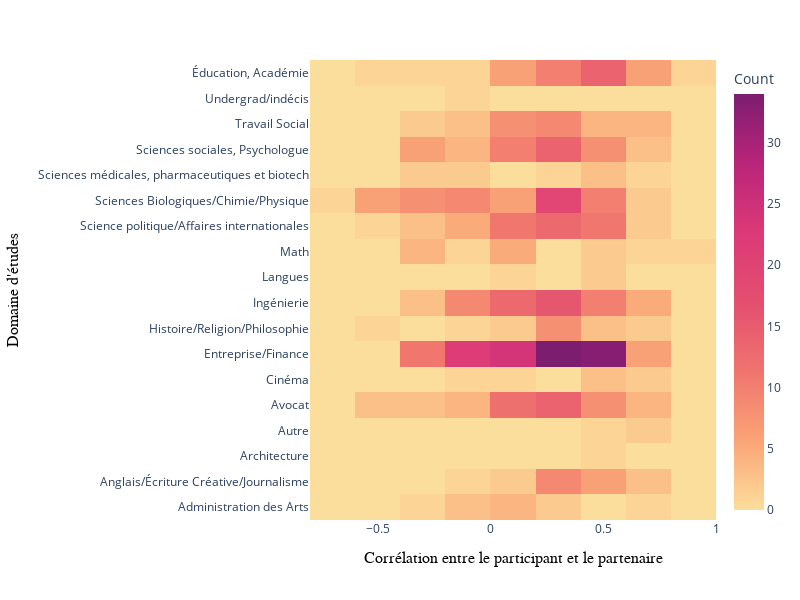

The notebook cell this image was saved under:
### Code cell
fig = px.density_heatmap(df_job, x="int_corr", y="field_cd", z="count", color_continuous_scale=px.colors.sequential.Sunsetdark,
                            labels={"field_cd": "Domaine d'études","int_corr": "Corrélation entre le participant et le partenaire"}, width=800, height=600)                            
fig.update_xaxes(title_font=dict(family = "Arial", size = 16, color = "black"))
fig.update_yaxes(title_font=dict(family = "Arial", size = 16, color = "black"))
fig.layout.coloraxis.colorbar.title = 'Count'
fig.show()

### Figure 1 — Plotly figure (JSON) as saved in the notebook; plotly's stock layout.template omitted (floating-point values rounded to 4 significant figures; data arrays with more than 128 entries replaced by an {"elided": "..."} marker saying what was removed)
{"data": [{"coloraxis": "coloraxis", "histfunc": "sum", "hovertemplate": "Corrélation entre le participant et le partenaire=%{x}<br>Domaine d'études=%{y}<br>sum of count=%{z}<extra></extra>", "name": "", "type": "histogram2d", "x": {"elided": "414 float values"}, "xaxis": "x", "xbingroup": "x", "y": {"elided": "414 str values"}, "yaxis": "y", "ybingroup": "y", "z": {"elided": "414 int values"}}], "layout": {"coloraxis": {"colorbar": {"title": {"text": "Count"}}, "colorscale": [[0, "rgb(252, 222, 156)"], [0.1667, "rgb(250, 164, 118)"], [0.3333, "rgb(240, 116, 110)"], [0.5, "rgb(227, 79, 111)"], [0.6667, "rgb(220, 57, 119)"], [0.8333, "rgb(185, 37, 122)"], [1, "rgb(124, 29, 111)"]]}, "height": 600, "legend": {"tracegroupgap": 0}, "margin": {"t": 60}, "width": 800, "xaxis": {"anchor": "y", "domain": [0, 1], "title": {"font": {"color": "black", "family": "Arial", "size": 16}, "text": "Corrélation entre le participant et le partenaire"}}, "yaxis": {"anchor": "x", "domain": [0, 1], "title": {"font": {"color": "black", "family": "Arial", "size": 16}, "text": "Domaine d'études"}}}}
